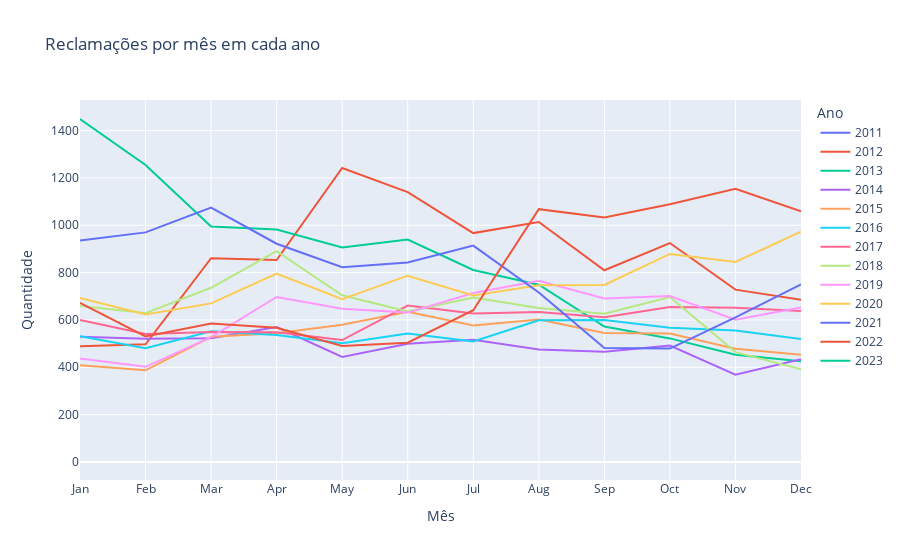

Source (notebook cell):
### Code cell
years = df['Year'].sort_values().unique()
meses = df[['Month', 'Month Name']].drop_duplicates().sort_values('Month')['Month Name']

import plotly.express as px


fig = px.line(df.groupby(['Month', 'Year']).size().unstack().reset_index(), x='Month', y=years.tolist(), title='Reclamações por mês em cada ano', labels={'value': 'Quantidade', 'variable': 'Ano'})
fig.update_xaxes(title_text='Mês', tickvals=list(range(1, 13)), ticktext=meses)
fig.show()

### Figure 1 — Plotly figure (JSON) as saved in the notebook; plotly's stock layout.template omitted (floating-point values rounded to 4 significant figures)
{"data": [{"hovertemplate": "Ano=2011<br>Month=%{x}<br>Quantidade=%{y}<extra></extra>", "legendgroup": "2011", "line": {"color": "#636efa", "dash": "solid"}, "marker": {"symbol": "circle"}, "mode": "lines", "name": "2011", "orientation": "v", "showlegend": true, "type": "scatter", "x": [1, 2, 3, 4, 5, 6, 7, 8, 9, 10, 11, 12], "xaxis": "x", "y": [null, null, null, null, null, null, null, null, null, null, null, 374], "yaxis": "y"}, {"hovertemplate": "Ano=2012<br>Month=%{x}<br>Quantidade=%{y}<extra></extra>", "legendgroup": "2012", "line": {"color": "#EF553B", "dash": "solid"}, "marker": {"symbol": "circle"}, "mode": "lines", "name": "2012", "orientation": "v", "showlegend": true, "type": "scatter", "x": [1, 2, 3, 4, 5, 6, 7, 8, 9, 10, 11, 12], "xaxis": "x", "y": [489, 497, 861, 853, 1242, 1140, 967, 1014, 810, 925, 728, 685], "yaxis": "y"}, {"hovertemplate": "Ano=2013<br>Month=%{x}<br>Quantidade=%{y}<extra></extra>", "legendgroup": "2013", "line": {"color": "#00cc96", "dash": "solid"}, "marker": {"symbol": "circle"}, "mode": "lines", "name": "2013", "orientation": "v", "showlegend": true, "type": "scatter", "x": [1, 2, 3, 4, 5, 6, 7, 8, 9, 10, 11, 12], "xaxis": "x", "y": [1449, 1255, 995, 982, 906, 940, 811, 749, 572, 522, 453, 425], "yaxis": "y"}, {"hovertemplate": "Ano=2014<br>Month=%{x}<br>Quantidade=%{y}<extra></extra>", "legendgroup": "2014", "line": {"color": "#ab63fa", "dash": "solid"}, "marker": {"symbol": "circle"}, "mode": "lines", "name": "2014", "orientation": "v", "showlegend": true, "type": "scatter", "x": [1, 2, 3, 4, 5, 6, 7, 8, 9, 10, 11, 12], "xaxis": "x", "y": [529, 520, 523, 570, 444, 499, 516, 475, 466, 492, 369, 434], "yaxis": "y"}, {"hovertemplate": "Ano=2015<br>Month=%{x}<br>Quantidade=%{y}<extra></extra>", "legendgroup": "2015", "line": {"color": "#FFA15A", "dash": "solid"}, "marker": {"symbol": "circle"}, "mode": "lines", "name": "2015", "orientation": "v", "showlegend": true, "type": "scatter", "x": [1, 2, 3, 4, 5, 6, 7, 8, 9, 10, 11, 12], "xaxis": "x", "y": [409, 387, 529, 544, 580, 635, 577, 602, 545, 543, 478, 453], "yaxis": "y"}, {"hovertemplate": "Ano=2016<br>Month=%{x}<br>Quantidade=%{y}<extra></extra>", "legendgroup": "2016", "line": {"color": "#19d3f3", "dash": "solid"}, "marker": {"symbol": "circle"}, "mode": "lines", "name": "2016", "orientation": "v", "showlegend": true, "type": "scatter", "x": [1, 2, 3, 4, 5, 6, 7, 8, 9, 10, 11, 12], "xaxis": "x", "y": [531, 480, 552, 536, 502, 543, 509, 599, 600, 567, 555, 519], "yaxis": "y"}, {"hovertemplate": "Ano=2017<br>Month=%{x}<br>Quantidade=%{y}<extra></extra>", "legendgroup": "2017", "line": {"color": "#FF6692", "dash": "solid"}, "marker": {"symbol": "circle"}, "mode": "lines", "name": "2017", "orientation": "v", "showlegend": true, "type": "scatter", "x": [1, 2, 3, 4, 5, 6, 7, 8, 9, 10, 11, 12], "xaxis": "x", "y": [600, 541, 549, 548, 515, 661, 627, 634, 611, 655, 652, 638], "yaxis": "y"}, {"hovertemplate": "Ano=2018<br>Month=%{x}<br>Quantidade=%{y}<extra></extra>", "legendgroup": "2018", "line": {"color": "#B6E880", "dash": "solid"}, "marker": {"symbol": "circle"}, "mode": "lines", "name": "2018", "orientation": "v", "showlegend": true, "type": "scatter", "x": [1, 2, 3, 4, 5, 6, 7, 8, 9, 10, 11, 12], "xaxis": "x", "y": [659, 629, 736, 891, 704, 636, 695, 650, 626, 697, 464, 392], "yaxis": "y"}, {"hovertemplate": "Ano=2019<br>Month=%{x}<br>Quantidade=%{y}<extra></extra>", "legendgroup": "2019", "line": {"color": "#FF97FF", "dash": "solid"}, "marker": {"symbol": "circle"}, "mode": "lines", "name": "2019", "orientation": "v", "showlegend": true, "type": "scatter", "x": [1, 2, 3, 4, 5, 6, 7, 8, 9, 10, 11, 12], "xaxis": "x", "y": [437, 402, 527, 697, 647, 631, 714, 765, 691, 701, 601, 653], "yaxis": "y"}, {"hovertemplate": "Ano=2020<br>Month=%{x}<br>Quantidade=%{y}<extra></extra>", "legendgroup": "2020", "line": {"color": "#FECB52", "dash": "solid"}, "marker": {"symbol": "circle"}, "mode": "lines", "name": "2020", "orientation": "v", "showlegend": true, "type": "scatter", "x": [1, 2, 3, 4, 5, 6, 7, 8, 9, 10, 11, 12], "xaxis": "x", "y": [693, 623, 670, 796, 688, 787, 703, 747, 748, 879, 845, 973], "yaxis": "y"}, {"hovertemplate": "Ano=2021<br>Month=%{x}<br>Quantidade=%{y}<extra></extra>", "legendgroup": "2021", "line": {"color": "#636efa", "dash": "solid"}, "marker": {"symbol": "circle"}, "mode": "lines", "name": "2021", "orientation": "v", "showlegend": true, "type": "scatter", "x": [1, 2, 3, 4, 5, 6, 7, 8, 9, 10, 11, 12], "xaxis": "x", "y": [936, 970, 1075, 922, 823, 843, 914, 716, 481, 479, 611, 750], "yaxis": "y"}, {"hovertemplate": "Ano=2022<br>Month=%{x}<br>Quantidade=%{y}<extra></extra>", "legendgroup": "2022", "line": {"color": "#EF553B", "dash": "solid"}, "marker": {"symbol": "circle"}, "mode": "lines", "name": "2022", "orientation": "v", "showlegend": true, "type": "scatter", "x": [1, 2, 3, 4, 5, 6, 7, 8, 9, 10, 11, 12], "xaxis": "x", "y": [672, 530, 585, 567, 490, 504, 641, 1068, 1033, 1089, 1154, 1059], "yaxis": "y"}, {"hovertemplate": "Ano=2023<br>Month=%{x}<br>Quantidade=%{y}<extra></extra>", "legendgroup": "2023", "line": {"color": "#00cc96", "dash": "solid"}, "marker": {"symbol": "circle"}, "mode": "lines", "name": "2023", "orientation": "v", "showlegend": true, "type": "scatter", "x": [1, 2, 3, 4, 5, 6, 7, 8, 9, 10, 11, 12], "xaxis": "x", "y": [4, null, null, null, null, null, null, null, null, null, null, null], "yaxis": "y"}], "layout": {"legend": {"title": {"text": "Ano"}, "tracegroupgap": 0}, "title": {"text": "Reclamações por mês em cada ano"}, "xaxis": {"anchor": "y", "domain": [0, 1], "ticktext": ["Jan", "Feb", "Mar", "Apr", "May", "Jun", "Jul", "Aug", "Sep", "Oct", "Nov", "Dec"], "tickvals": [1, 2, 3, 4, 5, 6, 7, 8, 9, 10, 11, 12], "title": {"text": "Mês"}}, "yaxis": {"anchor": "x", "domain": [0, 1], "title": {"text": "Quantidade"}}}}
